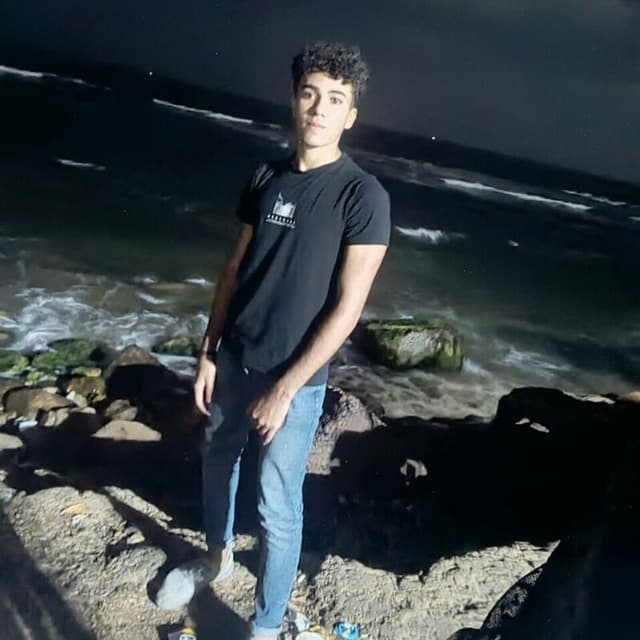
#> input picture zzz.jpg, 640 x 640 px
$ python im1.py
#> lines starting #> are read from the running program, lines starting #| are printed output that depends on the picture

from PIL import Image
m=Image.open('zzz.jpg')
#> m is the input picture: PIL image 640x640 RGB; mean R, G, B 52.6, 60.5, 64
m.convert(mode='L').save('z2.png')
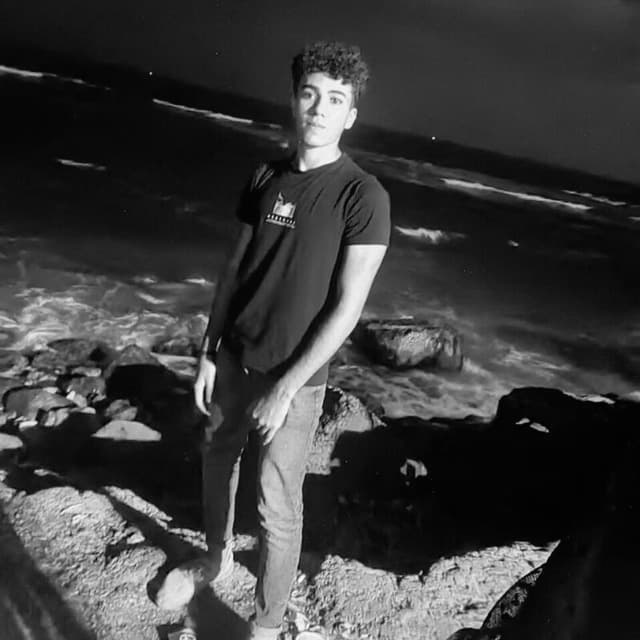
#> saved as z2.png: PIL image 640x640 L; min 0, max 254, mean 58.5

$ run again, with FM4gfdmXMAIRG-p.jpg copied over zzz.jpg
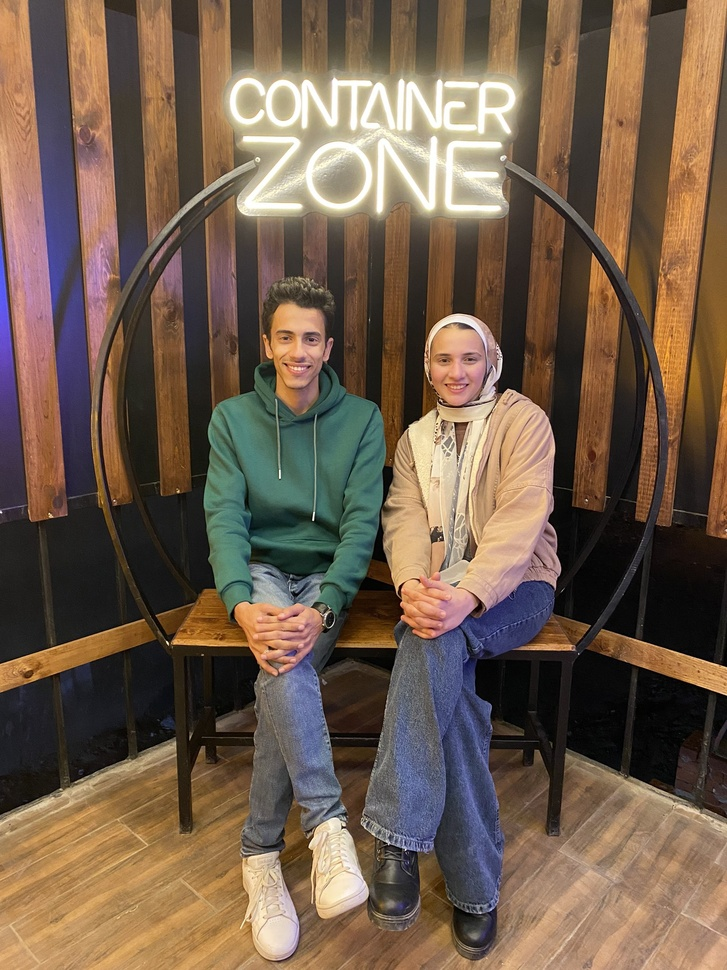
#> input picture FM4gfdmXMAIRG-p.jpg, 727 x 970 px, shrunk from 1536 x 2048 before the run
#> m is the input picture: PIL image 727x970 RGB; mean R, G, B 113.1, 93.3, 76.3
#> `m.convert(mode='L').save('z2.png')`:
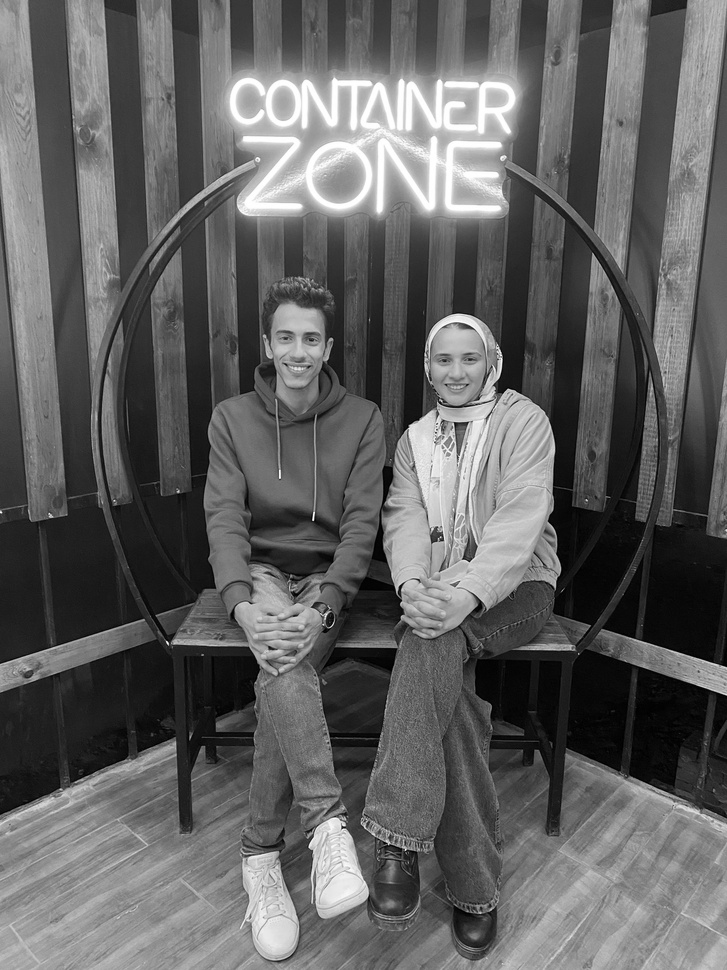
#> saved as z2.png: PIL image 727x970 L; min 0, max 255, mean 97.3

$ run again, with vtpPYTYo_400x400.jpg copied over zzz.jpg
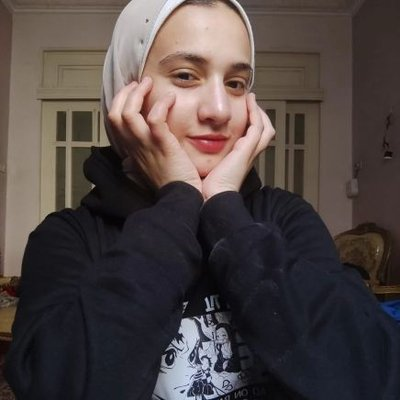
#> input picture vtpPYTYo_400x400.jpg, 400 x 400 px
#> m is the input picture: PIL image 400x400 RGB; mean R, G, B 78.7, 68.7, 67
#> `m.convert(mode='L').save('z2.png')`:
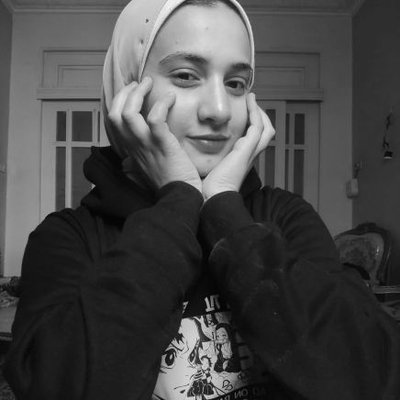
#> saved as z2.png: PIL image 400x400 L; min 0, max 246, mean 71.5
